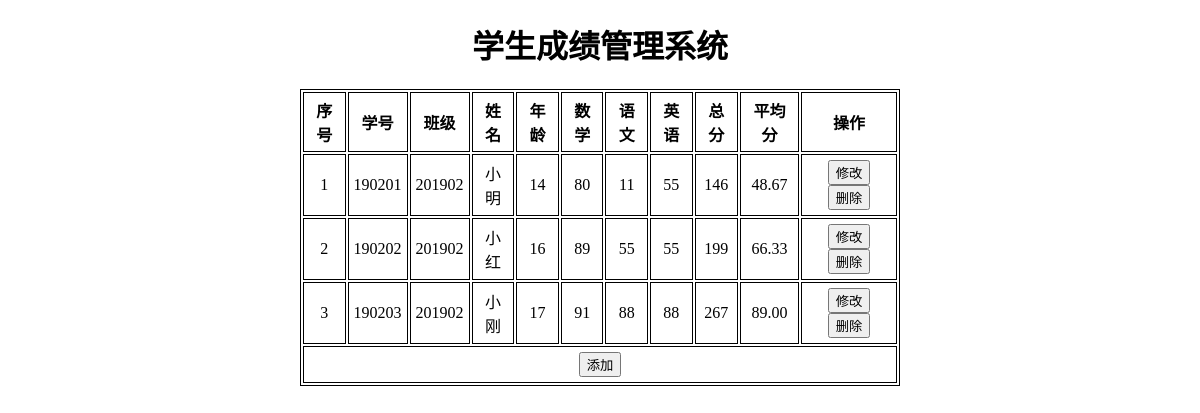
The page / on the database its author committed.
### tables this page shows
CREATE TABLE IF NOT EXISTS `result` (
  `id` int(11) UNSIGNED NOT NULL AUTO_INCREMENT,
  `xh` int(8) DEFAULT NULL,
  `bj` int(6) NOT NULL,
  `name` varchar(100) DEFAULT NULL,
  `age` int(11) DEFAULT NULL,
  `result` varchar(100) DEFAULT NULL,
  `yw` varchar(100) DEFAULT NULL,
  `yy` varchar(100) DEFAULT NULL,
  PRIMARY KEY (`id`)
);

### index.php (the view, shortened to what this page needs)
<!DOCTYPE html>
<html>
<head>
	<link rel="stylesheet" type="text/css" href="css/style.css">
</head>
<body>
<h1>学生成绩管理系统</h1>
<table>
		<tr>
			<th>序号</th>
			<th>学号</th>
			<th>班级</th>
			<th>姓名</th>
			<th>年龄</th>
			<th>数学</th>
			<th>语文</th>
			<th>英语</th>
			<th>总分</th>
			<th>平均分</th>
			<th>操作</th>
		</tr>
<?php
require_once("./server/conn.php");
$sql = "select * from result";
$result=$conn->query($sql);
$sqlsum = "SELECT sum(result+yy+yw) FROM `result`GROUP by id";
$resultsum = mysqli_query($conn,$sqlsum);
$sqlavg = "SELECT round(sum(yw+result+yy)/3,2) FROM `result` GROUP BY id";
$resultavg = mysqli_query($conn,$sqlavg);
if($result->num_rows > 0){
	while($row=$result->fetch_assoc()){
?>
		<tr>
			<td><?php echo $row["id"]; ?></td>
			<td><?php echo $row["xh"]; ?></td>
			<td><?php echo $row["bj"]; ?></td>
			<td><?php echo $row["name"]; ?></td>
			<td><?php echo $row["age"]; ?></td>
			<td><?php echo $row["result"]; ?></td>
			<td><?php echo $row["yw"]; ?></td>
			<td><?php echo $row["yy"]; ?></td>
			<td><?php echo mysqli_fetch_array($resultsum)['sum(result+yy+yw)'] ?></td>
			<td><?php echo mysqli_fetch_array($resultavg)['round(sum(yw+result+yy)/3,2)'] ?></td>
			<td>
				<button onclick="toUpdate(this)">修改</button>
				<button onclick="remove(this)">删除</button>
			</td>
		</tr>
<?php
	}
}
?>
<tr>
    <td colspan="100"><a href="insert.php"><button>添加</button></a></td>
</tr>
 </table>
 </body>
</html>

### css/style.css (style rules this page uses)
h1 { text-align: center; }
table { width: 600px; border: 1px solid #000000; text-align: center; margin: 0 auto; }
th,td { padding: 5px; border: 1px solid #000000 }

### rows shown on the page
result: id "1", xh "190201", bj "201902", name "小明", age "14", result "80", yw "11", yy "55", sum "146", round "48.67"
result: id "2", xh "190202", bj "201902", name "小红", age "16", result "89", yw "55", yy "55", sum "199", round "66.33"
result: id "3", xh "190203", bj "201902", name "小刚", age "17", result "91", yw "88", yy "88", sum "267", round "89.00"
